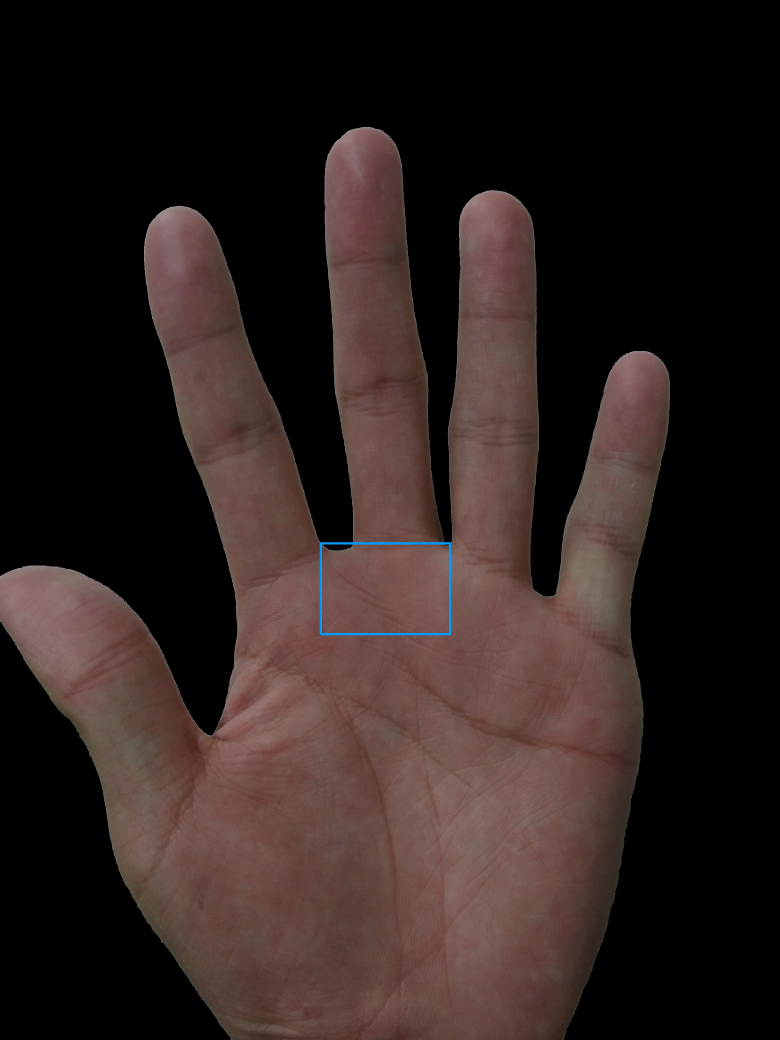
#> input picture opencv/image/yangxuanyue/yangxuanyu_roi_10.jpg, 3120 x 4160 px, given in place of yangxuanyue_contour.jpg, which was not available (shown at 1/4 size)
$ python roi.py   (older library calls are emulated)
#> lines starting #> are read from the running program, lines starting #| are printed output that depends on the picture; after the words box and inside, x2 and y2 are one past the last pixel; in counts of white or black regions, pixels touching at a corner belong together; pictures that were not available may be replaced by others from this repository, and a replacement may not be noted
import cv2
import numpy as np

def calK(p0,p1):
    if p0[0] == p1[0]:
        print("equal")
        return 100
    if abs(p0[1] - p1[1])<20:
        return 0
    k = (p1[1]-p0[1])/(p1[0]-p0[0])
    return k
def roi_main(img,points):
    img = img.copy()
    top_left=(points[0][0],points[4][1])
    bottom_right = (points[7][0]+(points[6][0]-points[5][0]), int(points[0][1]-(points[5][1]-points[0][1])*1.2))
    center_points.update({"roi_main":((top_left[0]+bottom_right[0])/2/img_cols,(top_left[1]+bottom_right[1])/2/img_rows)})
    cv2.rectangle(img,top_left, bottom_right,(255,255,0),3)
    cv2.rectangle(contour_skin,top_left, bottom_right,(255,255,0),8)
    cv2.imwrite("{0}_roi_main.jpg".format(IMAGE_USER),img)
    out = img[top_left[1]:bottom_right[1],top_left[0]:bottom_right[0],:]
    cv2.imwrite("{0}_roi_main_out.jpg".format(IMAGE_USER),out)
def roi_10(img, p):
    img = img.copy()
    top_left=(p[2][0],p[2*2+0][1])
    bottom_right = (p[2*2+1][0],int((p[0*2+0][1]+p[2*2+1][1])/2))
    center_points.update({"roi_10":((top_left[0]+bottom_right[0])/2/img_cols,(top_left[1]+bottom_right[1])/2/img_rows)})
    cv2.rectangle(img,top_left, bottom_right,(255,155,0),8)
    cv2.rectangle(contour_skin,top_left, bottom_right,(255,155,0),8)
    cv2.imwrite("{0}_roi_10.jpg".format(IMAGE_USER),img)
    out = img[top_left[1]:bottom_right[1],top_left[0]:bottom_right[0],:]
    cv2.imwrite("{0}_roi_10_out.jpg".format(IMAGE_USER),out)

def roi_9(img, p):
    img = img.copy()
    top_left=(p[2][0],p[2*2+0][1])
    bottom_right = (p[3*2+1][0],int(p[0*2+0][1]+(-p[0*2+0][1]+p[2*2+1][1])*0.3))
    center_points.update({"roi_9":((top_left[0]+bottom_right[0])/2/img_cols,(top_left[1]+bottom_right[1])/2/img_rows)})
    cv2.rectangle(img,top_left, bottom_right,(255,55,55),3)
    cv2.rectangle(contour_skin,top_left, bottom_right,(255,55,55),8)
    cv2.imwrite("{0}_roi_9.jpg".format(IMAGE_USER),img)
    out = img[top_left[1]:bottom_right[1],top_left[0]:bottom_right[0],:]
    cv2.imwrite("{0}_roi_9_out.jpg".format(IMAGE_USER),out)
def roi_7(img, p):
    img = img.copy()
    top_left=(p[2*2+1][0],p[3*2+0][1])
    bottom_right = (p[3*2+0][0],p[0*2+0][1])
    center_points.update({"roi_7":((top_left[0]+bottom_right[0])/2/img_cols,(top_left[1]+bottom_right[1])/2/img_rows)})
    cv2.rectangle(img,top_left, bottom_right,(0,55,255),3)
    cv2.rectangle(contour_skin,top_left, bottom_right,(0,55,255),8)
    cv2.imwrite("{0}_roi_7.jpg".format(IMAGE_USER),img)
    out = img[top_left[1]:bottom_right[1],top_left[0]:bottom_right[0],:]
    cv2.imwrite("{0}_roi_7_out.jpg".format(IMAGE_USER),out)
def roi(img_file):
#> called with img_file = '../image/yangxuanyue/yangxuanyue.jpg'
    global IMAGE_FILE
    global IMAGE_USER
    global center_points
    global img_rows
    global img_cols
    global contour_skin
    center_points = {}
    IMAGE_FILE = img_file
    IMAGE_USER = IMAGE_FILE.replace(".jpg","").replace(".jpeg","").replace(".png","")
    img = cv2.imread('{0}_contour.jpg'.format(IMAGE_USER))
#> img is the input picture: shape (4160, 3120, 3); mean B, G, R 30.7, 33.1, 45.2
    contour_skin = cv2.imread('{0}_contour_skin.jpg'.format(IMAGE_USER))
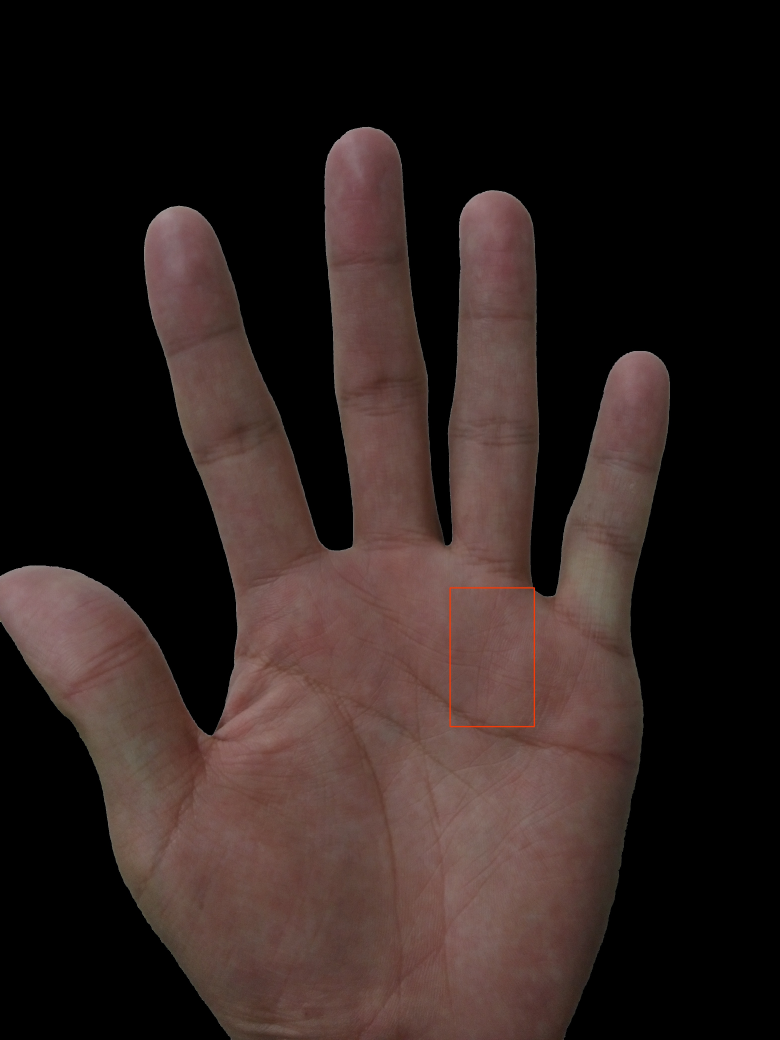
#> input picture opencv/image/yangxuanyue/yangxuanyu_roi_7.jpg, 3120 x 4160 px, given in place of yangxuanyue_contour_skin.jpg, which was not available (shown at 1/4 size)
#> contour_skin is the input picture: shape (4160, 3120, 3); mean B, G, R 30.4, 33, 45.4
    img_rows, img_cols, _ = img.shape
#> img_rows = 4160; img_cols = 3120
    src = cv2.imread('{0}_skin.jpg'.format(IMAGE_USER))
    img_gray = cv2.cvtColor(img,cv2.COLOR_BGR2GRAY)
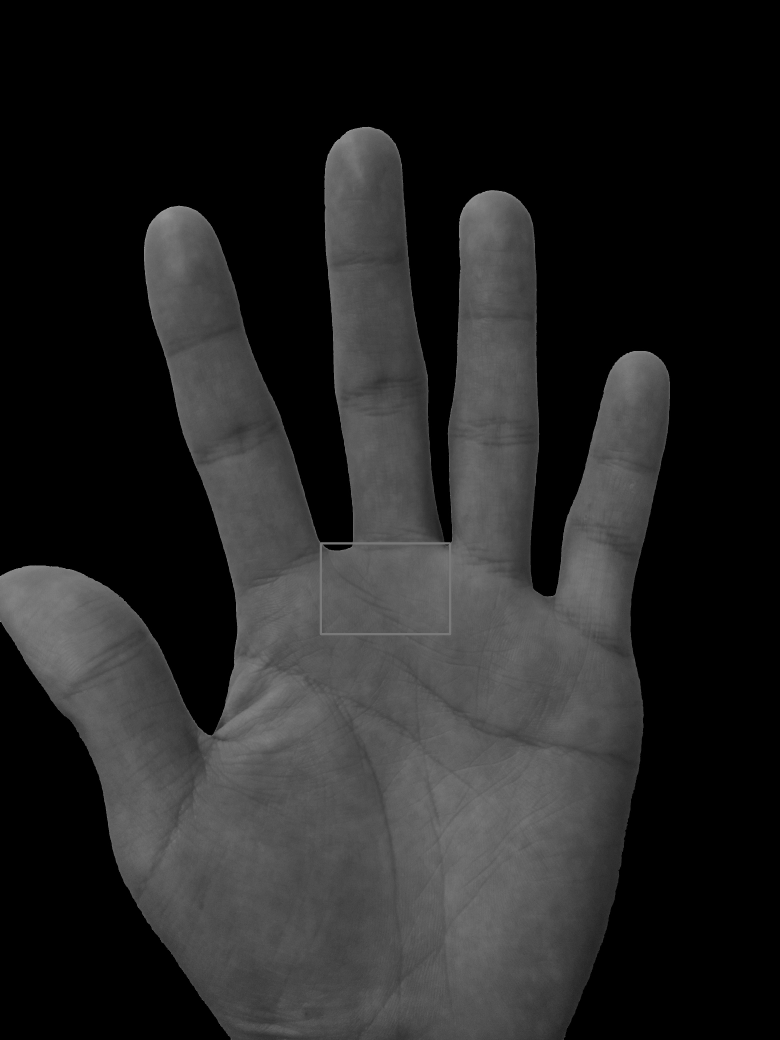
#> img_gray: shape (4160, 3120) (shown at 1/4 size); min 0, max 167, mean 36.4
    ret, thresh = cv2.threshold(img_gray, 127, 255,0)
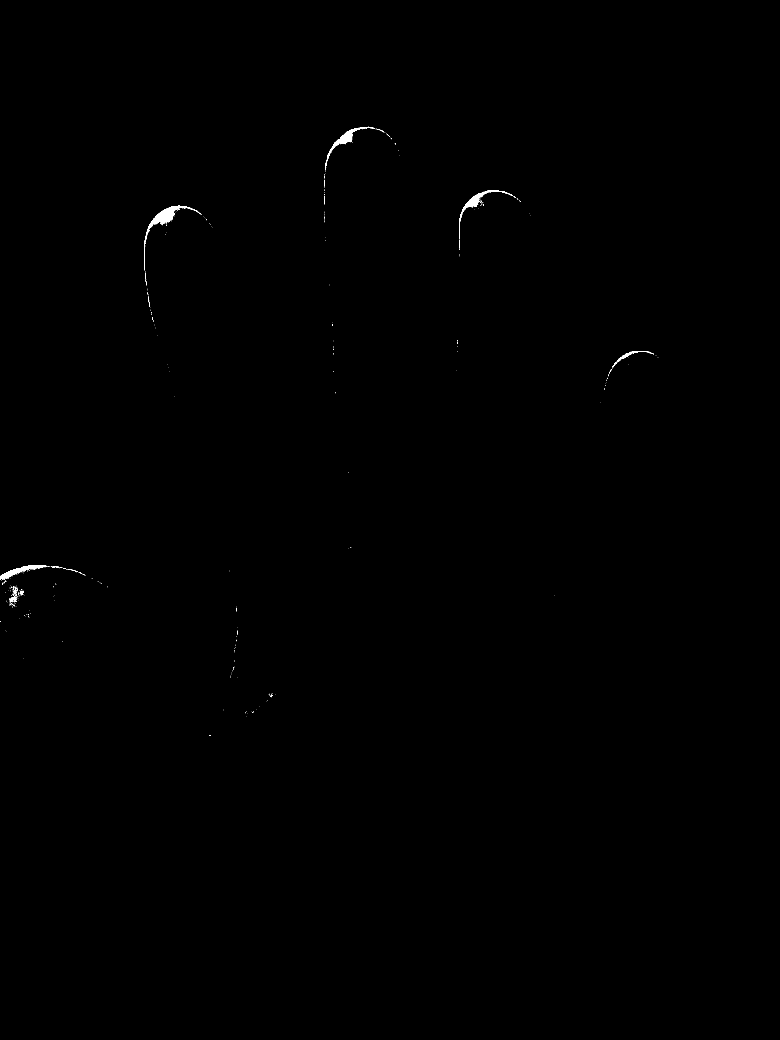
#> thresh: shape (4160, 3120) (shown at 1/4 size); 0.13% white; 451 white regions (429 under 20 px)
    imt,contours,hierarchy = cv2.findContours(thresh,cv2.RETR_EXTERNAL,cv2.CHAIN_APPROX_SIMPLE)
#> contours = 451 contours, 440 with area under 20; largest, box (x1, y1, x2, y2) and area: (576, 823, 804, 1063) 4482, (1300, 507, 1499, 680) 2846, (1836, 761, 2052, 957) 2525, (0, 2261, 185, 2321) 2440, (2458, 1404, 2616, 1459) 724
    cnt = contours[0]
#> cnt = contour of 9 points, box (x1, y1, x2, y2) (837, 2941, 844, 2943), area 2
    hull = cv2.convexHull(cnt,returnPoints = False)  ###返回凸包的点的坐标，returnPoints = False时反馈的坐标点在轮廓描述集合中点的编号，
#> hull = [4, 3, 2, 0]
    defects = cv2.convexityDefects(cnt,hull) ##反馈的是Nx4的数组，第一列表示的是起点（轮廓集合中点的编号）、第二列表示的是终点（轮廓集合中点的编号）
#> defects = [[4, 0, 6, 256], [0, 2, 1, 114]]
    ##第三列表示的是最远点（轮廓集合中点的编号），第四列表示的是最远点到凸轮廓的最短距离
    defects = defects[:,0,:]
    temp=sorted(defects,key=lambda entity:entity[3],reverse=True)
#> temp = [[4, 0, 6, 256], [0, 2, 1, 114]]
    points = []
    cv2.imwrite("{0}_contour_anchor.jpg".format(IMAGE_USER),contour_skin )
    for i in range(4):
        s,e,f,d = temp[i]
        far = tuple(cnt[f][0])
        number = f
        while calK(cnt[number-1,0],cnt[number,0])<1:
            number-=3
        right = number
        number = f
        while calK(cnt[number,0],cnt[number+1,0])<1:
            number+=3
        left = number
        points.append(tuple(cnt[left,0]))
        points.append(tuple(cnt[right,0]))
        cv2.circle(img,far,14,[0,0,255],-1)
        cv2.circle(img,tuple(cnt[left][0]),44,[255,255,255],-1)
        cv2.circle(contour_skin,tuple(cnt[left][0]),44,[255,255,255],-1)
        cv2.circle(img,tuple(cnt[right][0]),44,[0,255,255],-1)
        cv2.circle(contour_skin,tuple(cnt[right][0]),44,[0,255,255],-1)
#> this loop made 1 pass
#> (s, e, f, d, far) on pass 1: (4, 0, 6, 256, (841, 2942))
#> after the loop, points = []
    cv2.imwrite("{0}_contour_anchor.jpg".format(IMAGE_USER),contour_skin )
    points = sorted(points, key=lambda x:x[0])
    # [4 lines of commented-out code are left out]
    roi_main(src,points)
    roi_10(src,points)
    roi_9(src,points)
    roi_7(src,points)
    cv2.imwrite("{0}_contour_skin_roi.jpg".format(IMAGE_USER),contour_skin )
    return center_points
if __name__ == "__main__":
#> (the run stopped early here; a loop or call above may not have finished)
